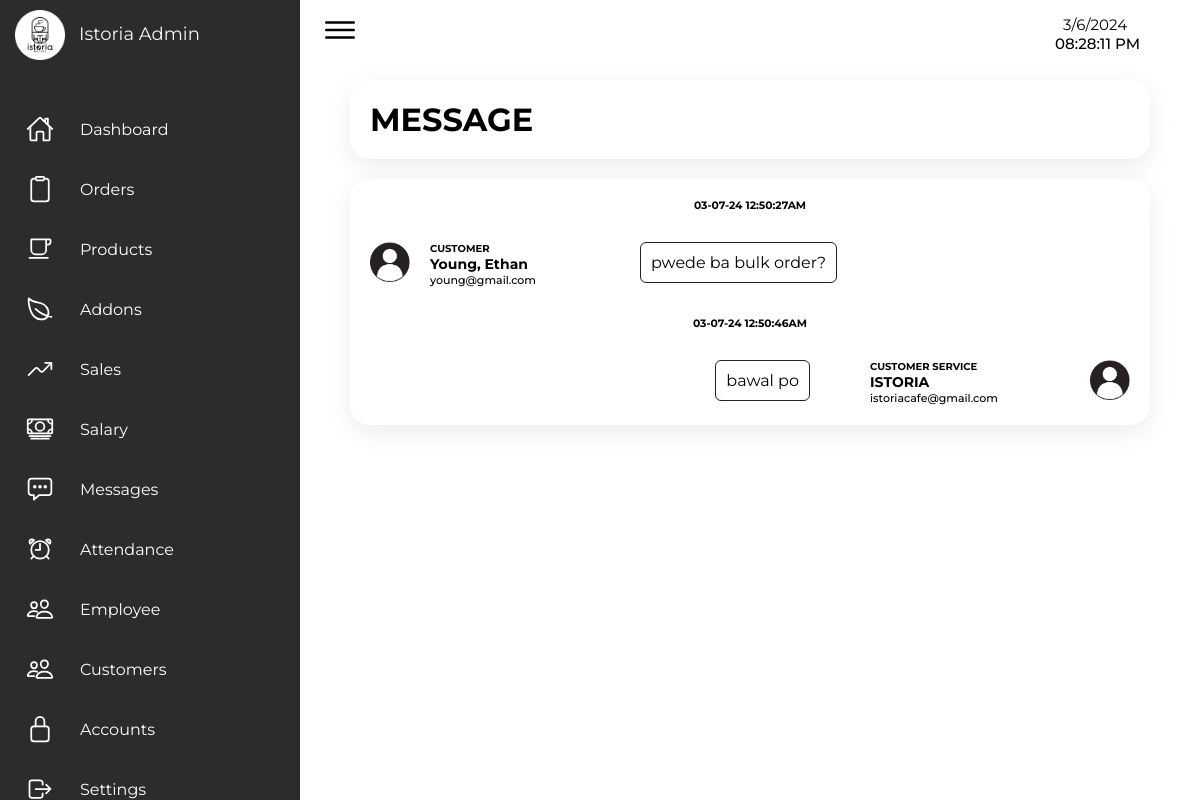
The app's page /Admin/admin_message_view.php?id=2 (signed in) with its own data.
### tables this page shows
CREATE TABLE `message` (
  `id` int(255) NOT NULL,
  `user_id` int(255) NOT NULL,
  `sender` varchar(255) NOT NULL,
  `name` varchar(255) NOT NULL,
  `email` varchar(255) NOT NULL,
  `message` varchar(1000) NOT NULL,
  `date` varchar(255) NOT NULL
);

### Admin/admin_message_view.php (the view, shortened to what this page needs)
<?php
  include '../connection.php';
?>
<!DOCTYPE html>
<html lang="en">
  <head>
    <link rel="stylesheet" href="../Src/Styles/style_admin.css" />
  </head>
  <body>
    <div class="container">
    <?php include 'sidenav.php' ?>
      <div class="main">
        <div class="topbar">
          <div class="toggle">
            <ion-icon name="menu-outline"></ion-icon>
          </div>
          <?php include 'time.php' ?>
        </div>
        <div class="container-box">
          <h1>MESSAGE</h1>
        </div>
        <div class="container-box">
          <?php
            if(isset($_GET['id'])){
              $id = $_GET['id'];
              $select_message = mysqli_query($conn, "SELECT * FROM `message` WHERE user_id = '$id'") or die ('query failed');
                if(mysqli_num_rows($select_message)>0){
                  while($fetch_message = mysqli_fetch_assoc($select_message)){
                    $sender = $fetch_message['sender'];
                ?>
                <?php if ($sender == "user"){ ?>
                  <h6 class="msg-time"><?php echo $fetch_message['date']?></h6>
                    <div class="message-left">
                        <div class="msgbox">
                            <img src="../assets/Images/profile3.png" >
                            <div class="info">
                                <h5>CUSTOMER</h5>
                                <h4><?php echo $fetch_message['name']?></h4>
                                <h3><?php echo $fetch_message['email']?></h3>
                            </div>
                            <div class="msg">
                                <p  class="p"> <?php echo $fetch_message['message']?></p>
                            </div>
                        </div>
                    </div>
                    <?php } else { ?>
                      <h6 class="msg-time"><?php echo $fetch_message['date']?></h6>
                    <div class="message-right">
                        <div class="msgbox">
                            <div class="msg">
                                <p class="p"><?php echo $fetch_message['message']?></p>
                            </div>
                            <div class="info">
                                <h5>CUSTOMER SERVICE</h5>
                                <h4>ISTORIA </h4>
                                <h3>istoriacafe@gmail.com</h3>
                            </div>
                            <img src="../assets/Images/profile3.png" >
                        </div>
                    </div>
                    <?php } ?>
                <?php
                   }
                }else{
                  header('location:../404.php');
              }
            }
                ?>
        </div>
      </div>
    </div>
  </body>
</html>

### Src/Styles/style_admin.css (style rules this page uses)
* { font-family: "Montserrat", sans-serif; margin: 0; padding: 0; box-sizing: border-box; }
:root { --gray: #2c2c2c; --white: #fff; --white2: #f5f5f5; --black1: #222; --black2: #999; }
.main { position: absolute; width: calc(100% - 300px); left: 300px; min-height: 100vh; transition: 0.5s; }
.topbar { width: 100%; height: 60px; display: flex; justify-content: space-between; align-items: center; padding: 0 10px; }
.toggle { position: relative; width: 60px; height: 60px; display: flex; justify-content: center; align-items: center; font-size: 2.5rem; cursor: pointer; }
.container-box { margin: 20px 50px; grid-gap: 30px; position: relative; display: grid; background: var(--white); padding: 20px; box-shadow: 0 7px 25px rgba(0, 0, 0, 0.08); border-radius: 20px; }
.message-right { display: flex; justify-content: end; }
.message-left { display: flex; justify-content: start; }
.message-left .msgbox { display: flex; }
.message-right .msgbox { display: flex; }
.message-left .msgbox img { width: 40px; height: 40px; margin-right: 20px; }
.msg-time { text-align: center; }
.message-left .msgbox h5, .message-right .msgbox h5 { font-size: 10px; }
.message-left .msgbox h4, .message-right .msgbox h4 { font-size: 14px; }
.message-left .msgbox h3, .message-right .msgbox h3 { font-size: 11px; font-weight: 500; }
.message-left .msgbox .msg .p { border: 1px solid var(--black1); border-radius: 6px; padding: 10px; margin: 0px 150px 0px 10px; text-align: start; }
.message-right .msgbox .msg .p { border: 1px solid var(--black1); border-radius: 6px; padding: 10px; margin: 0px 10px 0px 150px; text-align: start; }
.message-right .msgbox .info, .message-left .msgbox .info { width: 200px; }
.message-right .msgbox .info { margin-left: 50px; }
.message-right .msgbox img { width: 40px; height: 40px; margin-left: 20px; }

### records on screen
message: date "03-07-24 12:50:27AM", name "Young, Ethan", email "young@gmail.com", message "pwede ba bulk order?"
message: date "03-07-24 12:50:46AM", message "bawal po"
